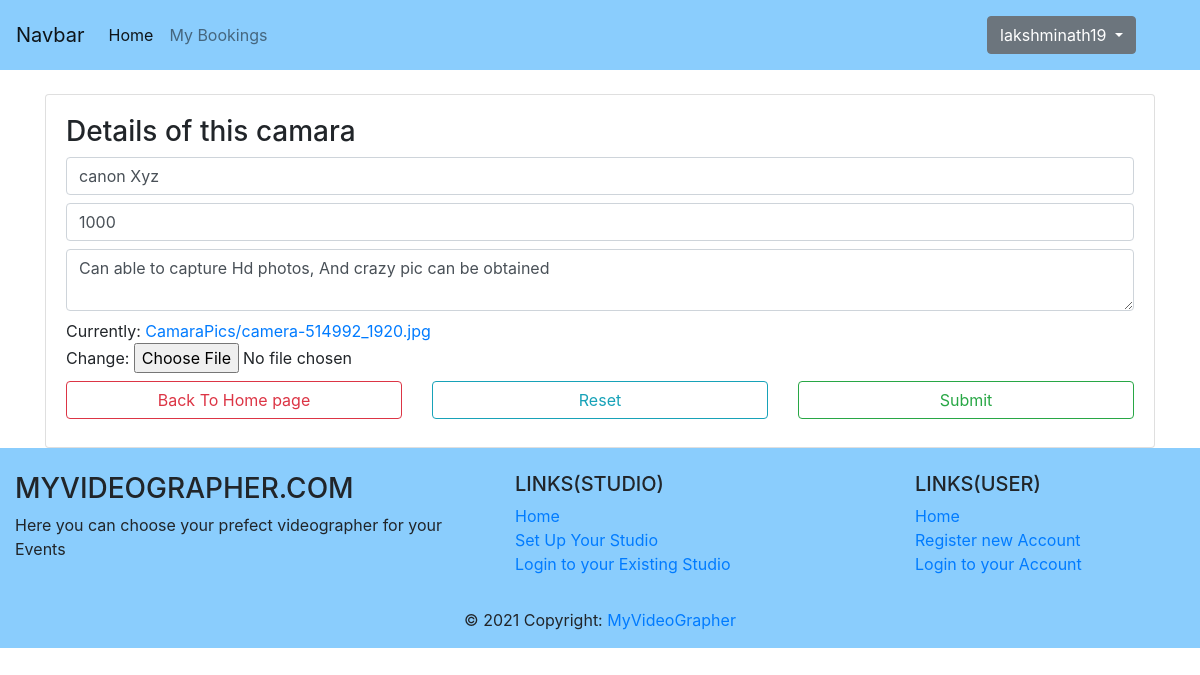
Screenshot of /editCamdetails/1/ (signed in) with the database file from the repository.
### init/models.py (models this page shows)
class User(AbstractUser):
    t = [(1,'VGrapher'),(2,'User')]
    role = models.IntegerField(choices=t,default=1)
    studio_name = models.CharField(max_length=300, default='')
    vaddress = models.TextField(default='')
    experience = models.IntegerField(default=0)
    Description = models.TextField(default='')
    profileImag = models.ImageField(upload_to = 'ProfilePics/',default = 'ProfilePics/07.jpg')
    hadFilled = models.BooleanField(default=False)

class CamModels(models.Model):
    vgId = models.ForeignKey(User,on_delete=models.CASCADE)
    camName = models.CharField(max_length=100)
    prizePerHour = models.CharField(max_length=50)
    description = models.TextField(default='')
    camPic = models.ImageField(upload_to='CamaraPics/',default = 'CamaraPics/04.jpg')
    bookedDates = models.CharField(max_length=500,default="")

### init/views.py (the view)
# urls.py: path('editCamdetails/<int:id>/',views.editCamdetails,name = 'editCamdetails' ),
@login_required
def editCamdetails(request,id):
    t = CamModels.objects.get(id = id)
    f = CamForm(instance=t)
    if request.method == 'POST':
        f = CamForm(request.POST,request.FILES,instance=t)
        if f.is_valid():
            f.save()
            messages.success(request,"Updated Successfully")
            return redirect('home')
    return render(request,'init/camaraDetails.html',{'form':f})

### init/forms.py
class CamForm(forms.ModelForm):
    class Meta:
        model = CamModels
        fields = ['camName','prizePerHour','description','camPic']
        widgets = {
            'camName':forms.TextInput(attrs={
                'class':'form-control my-2',
                'placeholder':'Enter name of Camara',
            }),
            'prizePerHour':forms.TextInput(attrs={
                'class':'form-control my-2',
                'placeholder':'Enter Charge per Day',
            }),
            'description':forms.Textarea(attrs={
                'class':'form-control my-2',
                'placeholder':'Describe Briefly about your camara',
                'rows':2,
            }),
        }

### init/templates/init/camaraDetails.html (shortened to what this page needs)
{% extends 'init/base.html' %}
{% block content %}
    <div class="container mt-4">
        <div class="card">
            <div class="card-body">
                <h3>Details of this camara</h3>
                <form method="POST" enctype="multipart/form-data">
                    {% for i in form %}
                        {{i}}
                    {% endfor %}
                <div class="row">
                    <div class="col">
                        <a href="{% url 'home' %}" class = "btn btn-outline-danger my-2 form-control">Back To Home page</a>
                    </div>
                    <div class="col">
                        <input type = "reset" name = "Reset" class = "btn btn-outline-info my-2 form-control">
                    </div>
                    <div class="col">
                        <input type = 'submit' text-lightpe="submit" name = "Create" placeholder="Proceed to Home Page" class = "btn btn-outline-success my-2 form-control">
                    </div>
                </div>
            </form>
            </div>
        </div>
    </div>
{% endblock %}

### init/templates/init/navbar.html (shortened to what this page needs)
{% if not user.is_authenticated %}
<nav class="navbar navbar-expand-lg navbar-light" style="background-color: #8acdfd;">
    <a class="navbar-brand" href="{% url 'home' %}">MyVideoGrapher</a>
    <button class="navbar-toggler" type="button" data-toggle="collapse" data-target="#navbarSupportedContent" aria-controls="navbarSupportedContent" aria-expanded="false" aria-label="Toggle navigation">
      <span class="navbar-toggler-icon"></span>
    </button>
    <div class="collapse navbar-collapse" id="navbarSupportedContent">
      <ul class="navbar-nav mr-auto">
        <li class="nav-item active">
          <a class="nav-link" href="{% url 'home' %}">Home <span class="sr-only">(current)</span></a>
        </li>
        <li class="nav-item dropdown">
          <a class="nav-link dropdown-toggle" href="#" id="navbarDropdown" role="button" data-toggle="dropdown" aria-haspopup="true" aria-expanded="false">
            Studio
          </a>
          <div class="dropdown-menu" aria-labelledby="navbarDropdown">
            <a class="dropdown-item" href="{% url 'setupStudio' %}">Setup Your Own Studio</a>
            <a class="dropdown-item" href="{% url 'login' %}">Login to your Studio</a>
          </div>
        </li>
      </ul>
      <div class="form-inline my-2 my-lg-0">
        <a class="nav-link nav-item active btn btn-outline-success mr-sm-2" href="{% url 'userRegister' %}">Register</a>
        <a class="nav-link nav-item active btn btn-outline-success my-2 my-sm-0" href="{% url 'login' %}">Login </a>
      </div>
    </div>
  </nav>
{% else %}
<nav class="navbar navbar-expand-lg navbar-light" style="background-color: #8acdfd;">
  <a class="navbar-brand" href="#">Navbar</a>
  <div class="collapse navbar-collapse" id="navbarSupportedContent">
    <ul class="navbar-nav mr-auto">
      <li class="nav-item active">
        <a class="nav-link" href="{% url 'home' %}">Home <span class="sr-only">(current)</span></a>
      </li>
      {% if user.role == 2 %}
      <li class="nav-item">
        <a class="nav-link" href="{% url 'mybookings' %}">My Bookings</a>
      </li>
      {% endif %}
    </ul>
    <form class="form-inline my-2 my-lg mr-sm-5">
      <div class="btn-group">
        <button type="button" class="btn btn-secondary dropdown-toggle" data-toggle="dropdown" aria-haspopup="true" aria-expanded="false">
          {{request.user.username}}
        </button>
      </div>
      </div>
</nav>
{% endif %}

### rows the page displays
User: user.username "lakshminath19"
CamModels: form "canon Xyz" "1000" "Can able to capture Hd photos, And crazy pic can be obtained"
